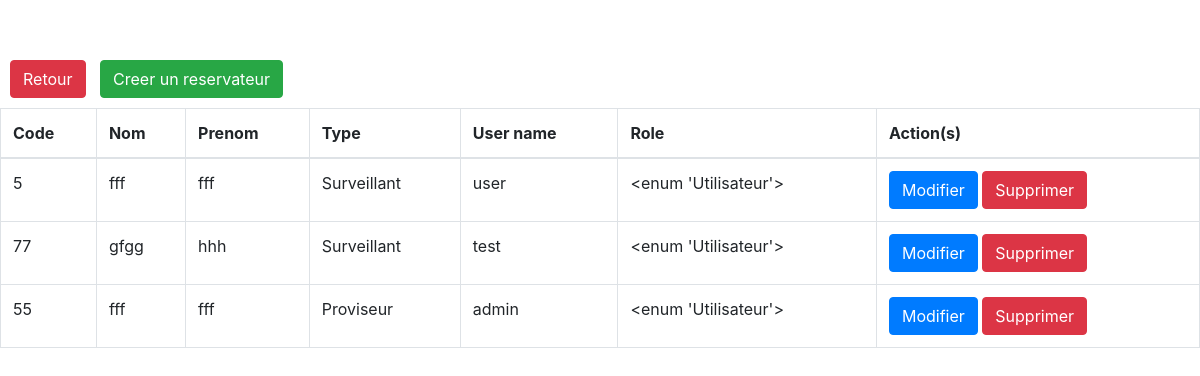
The page /user/ on the database as committed earlier.
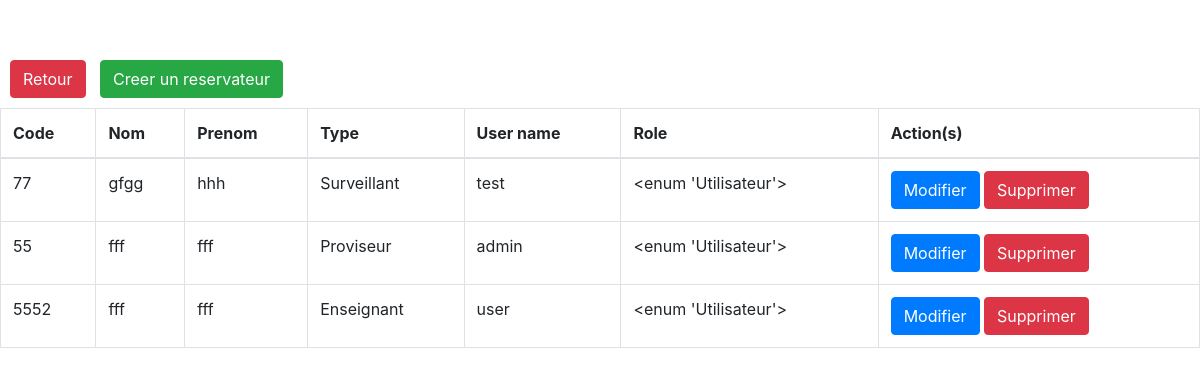
The same page on the database as committed later.
### srcApp/models.py (models this page shows, shortened)
class Personnel(models.Model):
    rolelist = models.TextChoices('Utilisateur', 'Administrateur')
    codePerso = models.fields.CharField(max_length=4)
    nom = models.fields.CharField(max_length=50)
    prenom = models.fields.CharField(max_length=50)
    typePerso = models.ForeignKey(TypePerso, null=True, on_delete=models.SET_NULL)
    dateNaiss = models.fields.IntegerField(
    validators=[MinValueValidator(1900), MaxValueValidator(2004)])
    chefService = models.BooleanField
    role = models.fields.CharField(choices=rolelist.choices, max_length=50)
    account = models.OneToOneField(User, null=True, on_delete=models.CASCADE)

class TypePerso(models.Model):
    codeType = models.fields.CharField(max_length=4)
    fonction = models.fields.CharField(max_length=50)
    def __str__(self):
        return f'{self.fonction}'

### srcApp/views.py (the view)
# urls.py: path('user/', views.user, name='user'),
def user(request):
    datas = Personnel.objects.all()
    return render(request,"userHome.html", {'datas':datas})

### srcApp/templates/userHome.html (shortened to what this page needs)
{% extends 'base.html' %}
{% load crispy_forms_tags %}
        {% block content %}
        <div style="display:inline-block">
        <a class="btn btn btn-danger" href="{% url 'accueil' %}" style="margin:10px">Retour</a>
        <a class="btn btn-success " href="{% url 'create_user' %}">Creer un reservateur</a>
        </div>
         <table class="table table-bordered mx-auto" >
        <thead>
        <tr>
            <th>Code</th>
        <th>Nom</th>
        <th>Prenom</th>
            <th>Type</th>
            <th>User name</th>
            <th>Role</th>
        <th>Action(s)</th>
        </tr>
        </thead>
        <tbody id="myTable">
        {% for user in datas %}
        <tr>
            <td>{{user.codePerso}}</td>
            <td>{{ user.nom }}</td>
            <td>{{ user.prenom }}</td>
            <td>{{ user.typePerso }}</td>
            <td>{{ user.account }}</td>
            <td>{{ user.rolelist }}</td>
        <td>
        <form action="#" method="Post">
        <a class="btn btn-primary" href="{% url 'update_user' user.id %}">Modifier</a>
            <a  class="btn btn-danger" href="{% url 'delete_user' user.id %}">Supprimer</a>
        </form>
        </td>
        </tr>
        {% endfor %}
        </tbody>
        </table>
        {% endblock %}

Rows that differ between the two databases and show on the page:
removed Personnel: codePerso "5", nom "fff", prenom "fff", typePerso "Surveillant", account "user", rolelist "<enum 'Utilisateur'>"
added Personnel: codePerso "5552", nom "fff", prenom "fff", typePerso "Enseignant", account "user", rolelist "<enum 'Utilisateur'>"
